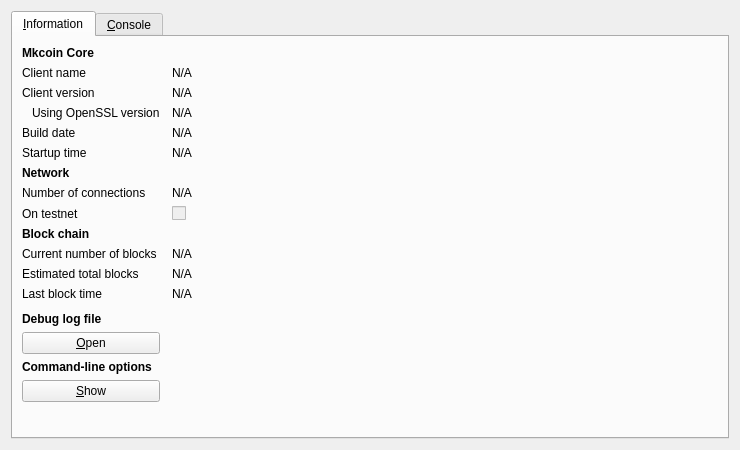
<?xml version="1.0" encoding="UTF-8"?>
<ui version="4.0">
 <class>RPCConsole</class>
 <widget class="QDialog" name="RPCConsole">
  <property name="geometry">
   <rect>
    <x>0</x>
    <y>0</y>
    <width>740</width>
    <height>450</height>
   </rect>
  </property>
  <property name="windowTitle">
   <string>Mkcoin - Debug window</string>
  </property>
  <layout class="QVBoxLayout" name="verticalLayout_2">
   <item>
    <widget class="QTabWidget" name="tabWidget">
     <property name="currentIndex">
      <number>0</number>
     </property>
     <widget class="QWidget" name="tab_info">
      <attribute name="title">
       <string>&amp;Information</string>
      </attribute>
      <layout class="QGridLayout" name="gridLayout" columnstretch="0,1">
       <property name="horizontalSpacing">
        <number>12</number>
       </property>
       <item row="0" column="0">
        <widget class="QLabel" name="label_9">
         <property name="font">
          <font>
           <weight>75</weight>
           <bold>true</bold>
          </font>
         </property>
         <property name="text">
          <string>Mkcoin Core</string>
         </property>
        </widget>
       </item>
       <item row="1" column="0">
        <widget class="QLabel" name="label_5">
         <property name="text">
          <string>Client name</string>
         </property>
        </widget>
       </item>
       <item row="1" column="1">
        <widget class="QLabel" name="clientName">
         <property name="cursor">
          <cursorShape>IBeamCursor</cursorShape>
         </property>
         <property name="text">
          <string>N/A</string>
         </property>
         <property name="textFormat">
          <enum>Qt::PlainText</enum>
         </property>
         <property name="textInteractionFlags">
          <set>Qt::LinksAccessibleByMouse|Qt::TextSelectableByKeyboard|Qt::TextSelectableByMouse</set>
         </property>
        </widget>
       </item>
       <item row="2" column="0">
        <widget class="QLabel" name="label_6">
         <property name="text">
          <string>Client version</string>
         </property>
        </widget>
       </item>
       <item row="2" column="1">
        <widget class="QLabel" name="clientVersion">
         <property name="cursor">
          <cursorShape>IBeamCursor</cursorShape>
         </property>
         <property name="text">
          <string>N/A</string>
         </property>
         <property name="textFormat">
          <enum>Qt::PlainText</enum>
         </property>
         <property name="textInteractionFlags">
          <set>Qt::LinksAccessibleByMouse|Qt::TextSelectableByKeyboard|Qt::TextSelectableByMouse</set>
         </property>
        </widget>
       </item>
       <item row="3" column="0">
        <widget class="QLabel" name="label_14">
         <property name="text">
          <string>Using OpenSSL version</string>
         </property>
         <property name="indent">
          <number>10</number>
         </property>
        </widget>
       </item>
       <item row="3" column="1">
        <widget class="QLabel" name="openSSLVersion">
         <property name="cursor">
          <cursorShape>IBeamCursor</cursorShape>
         </property>
         <property name="text">
          <string>N/A</string>
         </property>
         <property name="textFormat">
          <enum>Qt::PlainText</enum>
         </property>
         <property name="textInteractionFlags">
          <set>Qt::LinksAccessibleByMouse|Qt::TextSelectableByKeyboard|Qt::TextSelectableByMouse</set>
         </property>
        </widget>
       </item>
       <item row="4" column="0">
        <widget class="QLabel" name="label_12">
         <property name="text">
          <string>Build date</string>
         </property>
        </widget>
       </item>
       <item row="4" column="1">
        <widget class="QLabel" name="buildDate">
         <property name="cursor">
          <cursorShape>IBeamCursor</cursorShape>
         </property>
         <property name="text">
          <string>N/A</string>
         </property>
         <property name="textFormat">
          <enum>Qt::PlainText</enum>
         </property>
         <property name="textInteractionFlags">
          <set>Qt::LinksAccessibleByMouse|Qt::TextSelectableByKeyboard|Qt::TextSelectableByMouse</set>
         </property>
        </widget>
       </item>
       <item row="5" column="0">
        <widget class="QLabel" name="label_13">
         <property name="text">
          <string>Startup time</string>
         </property>
        </widget>
       </item>
       <item row="5" column="1">
        <widget class="QLabel" name="startupTime">
         <property name="cursor">
          <cursorShape>IBeamCursor</cursorShape>
         </property>
         <property name="text">
          <string>N/A</string>
         </property>
         <property name="textFormat">
          <enum>Qt::PlainText</enum>
         </property>
         <property name="textInteractionFlags">
          <set>Qt::LinksAccessibleByMouse|Qt::TextSelectableByKeyboard|Qt::TextSelectableByMouse</set>
         </property>
        </widget>
       </item>
       <item row="6" column="0">
        <widget class="QLabel" name="label_11">
         <property name="font">
          <font>
           <weight>75</weight>
           <bold>true</bold>
          </font>
         </property>
         <property name="text">
          <string>Network</string>
         </property>
        </widget>
       </item>
       <item row="7" column="0">
        <widget class="QLabel" name="label_7">
         <property name="text">
          <string>Number of connections</string>
         </property>
        </widget>
       </item>
       <item row="7" column="1">
        <widget class="QLabel" name="numberOfConnections">
         <property name="cursor">
          <cursorShape>IBeamCursor</cursorShape>
         </property>
         <property name="text">
          <string>N/A</string>
         </property>
         <property name="textFormat">
          <enum>Qt::PlainText</enum>
         </property>
         <property name="textInteractionFlags">
          <set>Qt::LinksAccessibleByMouse|Qt::TextSelectableByKeyboard|Qt::TextSelectableByMouse</set>
         </property>
        </widget>
       </item>
       <item row="8" column="0">
        <widget class="QLabel" name="label_8">
         <property name="text">
          <string>On testnet</string>
         </property>
        </widget>
       </item>
       <item row="8" column="1">
        <widget class="QCheckBox" name="isTestNet">
         <property name="enabled">
          <bool>false</bool>
         </property>
         <property name="text">
          <string/>
         </property>
        </widget>
       </item>
       <item row="9" column="0">
        <widget class="QLabel" name="label_10">
         <property name="font">
          <font>
           <weight>75</weight>
           <bold>true</bold>
          </font>
         </property>
         <property name="text">
          <string>Block chain</string>
         </property>
        </widget>
       </item>
       <item row="10" column="0">
        <widget class="QLabel" name="label_3">
         <property name="text">
          <string>Current number of blocks</string>
         </property>
        </widget>
       </item>
       <item row="10" column="1">
        <widget class="QLabel" name="numberOfBlocks">
         <property name="cursor">
          <cursorShape>IBeamCursor</cursorShape>
         </property>
         <property name="text">
          <string>N/A</string>
         </property>
         <property name="textFormat">
          <enum>Qt::PlainText</enum>
         </property>
         <property name="textInteractionFlags">
          <set>Qt::LinksAccessibleByMouse|Qt::TextSelectableByKeyboard|Qt::TextSelectableByMouse</set>
         </property>
        </widget>
       </item>
       <item row="11" column="0">
        <widget class="QLabel" name="label_4">
         <property name="text">
          <string>Estimated total blocks</string>
         </property>
        </widget>
       </item>
       <item row="11" column="1">
        <widget class="QLabel" name="totalBlocks">
         <property name="cursor">
          <cursorShape>IBeamCursor</cursorShape>
         </property>
         <property name="text">
          <string>N/A</string>
         </property>
         <property name="textFormat">
          <enum>Qt::PlainText</enum>
         </property>
         <property name="textInteractionFlags">
          <set>Qt::LinksAccessibleByMouse|Qt::TextSelectableByKeyboard|Qt::TextSelectableByMouse</set>
         </property>
        </widget>
       </item>
       <item row="12" column="0">
        <widget class="QLabel" name="label_2">
         <property name="text">
          <string>Last block time</string>
         </property>
        </widget>
       </item>
       <item row="12" column="1">
        <widget class="QLabel" name="lastBlockTime">
         <property name="cursor">
          <cursorShape>IBeamCursor</cursorShape>
         </property>
         <property name="text">
          <string>N/A</string>
         </property>
         <property name="textFormat">
          <enum>Qt::PlainText</enum>
         </property>
         <property name="textInteractionFlags">
          <set>Qt::LinksAccessibleByMouse|Qt::TextSelectableByKeyboard|Qt::TextSelectableByMouse</set>
         </property>
        </widget>
       </item>
       <item row="13" column="0">
        <spacer name="verticalSpacer_2">
         <property name="orientation">
          <enum>Qt::Vertical</enum>
         </property>
         <property name="sizeHint" stdset="0">
          <size>
           <width>20</width>
           <height>20</height>
          </size>
         </property>
        </spacer>
       </item>
       <item row="14" column="0">
        <widget class="QLabel" name="labelDebugLogfile">
         <property name="font">
          <font>
           <weight>75</weight>
           <bold>true</bold>
          </font>
         </property>
         <property name="text">
          <string>Debug log file</string>
         </property>
        </widget>
       </item>
       <item row="15" column="0">
        <widget class="QPushButton" name="openDebugLogfileButton">
         <property name="toolTip">
          <string>Open the Mkcoin debug log file from the current data directory. This can take a few seconds for large log files.</string>
         </property>
         <property name="text">
          <string>&amp;Open</string>
         </property>
         <property name="autoDefault">
          <bool>false</bool>
         </property>
        </widget>
       </item>
       <item row="16" column="0">
        <widget class="QLabel" name="labelCLOptions">
         <property name="font">
          <font>
           <weight>75</weight>
           <bold>true</bold>
          </font>
         </property>
         <property name="text">
          <string>Command-line options</string>
         </property>
        </widget>
       </item>
       <item row="17" column="0">
        <widget class="QPushButton" name="showCLOptionsButton">
         <property name="toolTip">
          <string>Show the Mkcoin-Qt help message to get a list with possible Mkcoin command-line options.</string>
         </property>
         <property name="text">
          <string>&amp;Show</string>
         </property>
         <property name="autoDefault">
          <bool>false</bool>
         </property>
        </widget>
       </item>
       <item row="18" column="0">
        <spacer name="verticalSpacer">
         <property name="orientation">
          <enum>Qt::Vertical</enum>
         </property>
         <property name="sizeHint" stdset="0">
          <size>
           <width>20</width>
           <height>40</height>
          </size>
         </property>
        </spacer>
       </item>
      </layout>
     </widget>
     <widget class="QWidget" name="tab_console">
      <attribute name="title">
       <string>&amp;Console</string>
      </attribute>
      <layout class="QVBoxLayout" name="verticalLayout_3">
       <property name="spacing">
        <number>3</number>
       </property>
       <item>
        <widget class="QTextEdit" name="messagesWidget">
         <property name="minimumSize">
          <size>
           <width>0</width>
           <height>100</height>
          </size>
         </property>
         <property name="readOnly">
          <bool>true</bool>
         </property>
         <property name="tabKeyNavigation" stdset="0">
          <bool>false</bool>
         </property>
         <property name="columnCount" stdset="0">
          <number>2</number>
         </property>
        </widget>
       </item>
       <item>
        <layout class="QHBoxLayout" name="horizontalLayout">
         <property name="spacing">
          <number>3</number>
         </property>
         <item>
          <widget class="QLabel" name="label">
           <property name="text">
            <string notr="true">&gt;</string>
           </property>
          </widget>
         </item>
         <item>
          <widget class="QLineEdit" name="lineEdit"/>
         </item>
         <item>
          <widget class="QPushButton" name="clearButton">
           <property name="maximumSize">
            <size>
             <width>24</width>
             <height>24</height>
            </size>
           </property>
           <property name="toolTip">
            <string>Clear console</string>
           </property>
           <property name="text">
            <string/>
           </property>
           <property name="icon">
            <iconset resource="../bitcoin.qrc">
             <normaloff>:/icons/remove</normaloff>:/icons/remove</iconset>
           </property>
           <property name="shortcut">
            <string notr="true">Ctrl+L</string>
           </property>
           <property name="autoDefault">
            <bool>false</bool>
           </property>
          </widget>
         </item>
        </layout>
       </item>
      </layout>
     </widget>
    </widget>
   </item>
  </layout>
 </widget>
 <resources>
  <include location="../bitcoin.qrc"/>
 </resources>
 <connections/>
</ui>
